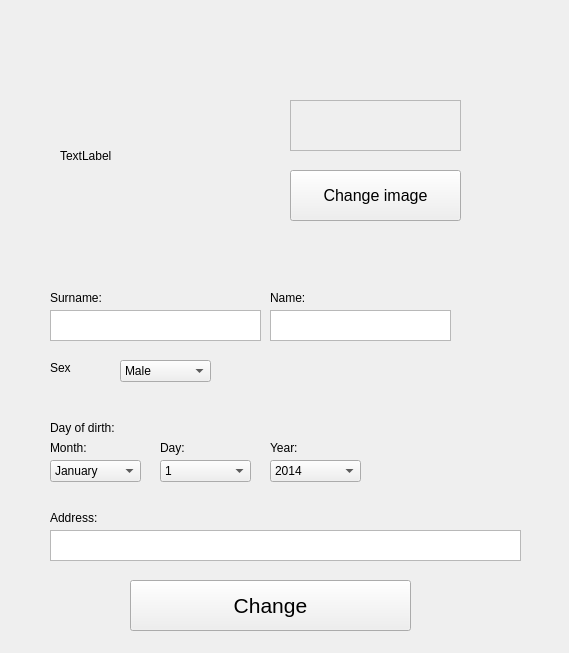
<?xml version="1.0" encoding="UTF-8"?>
<ui version="4.0">
 <class>personwindow</class>
 <widget class="QWidget" name="personwindow">
  <property name="geometry">
   <rect>
    <x>0</x>
    <y>0</y>
    <width>569</width>
    <height>653</height>
   </rect>
  </property>
  <property name="windowTitle">
   <string>Form</string>
  </property>
  <widget class="QLabel" name="label">
   <property name="geometry">
    <rect>
     <x>50</x>
     <y>420</y>
     <width>101</width>
     <height>16</height>
    </rect>
   </property>
   <property name="text">
    <string>Day of dirth:</string>
   </property>
  </widget>
  <widget class="QLabel" name="label_5">
   <property name="geometry">
    <rect>
     <x>50</x>
     <y>510</y>
     <width>111</width>
     <height>16</height>
    </rect>
   </property>
   <property name="text">
    <string>Address:</string>
   </property>
  </widget>
  <widget class="QLabel" name="label_9">
   <property name="geometry">
    <rect>
     <x>50</x>
     <y>360</y>
     <width>31</width>
     <height>16</height>
    </rect>
   </property>
   <property name="text">
    <string>Sex</string>
   </property>
  </widget>
  <widget class="QComboBox" name="comboBoxSex">
   <property name="geometry">
    <rect>
     <x>120</x>
     <y>360</y>
     <width>91</width>
     <height>22</height>
    </rect>
   </property>
   <property name="currentText">
    <string>Male</string>
   </property>
   <item>
    <property name="text">
     <string>Male</string>
    </property>
   </item>
   <item>
    <property name="text">
     <string>Female</string>
    </property>
   </item>
  </widget>
  <widget class="QTextEdit" name="textEditSurname">
   <property name="geometry">
    <rect>
     <x>50</x>
     <y>310</y>
     <width>211</width>
     <height>31</height>
    </rect>
   </property>
   <property name="html">
    <string>&lt;!DOCTYPE HTML PUBLIC &quot;-//W3C//DTD HTML 4.0//EN&quot; &quot;http://www.w3.org/TR/REC-html40/strict.dtd&quot;&gt;
&lt;html&gt;&lt;head&gt;&lt;meta name=&quot;qrichtext&quot; content=&quot;1&quot; /&gt;&lt;style type=&quot;text/css&quot;&gt;
p, li { white-space: pre-wrap; }
&lt;/style&gt;&lt;/head&gt;&lt;body style=&quot; font-family:'MS Shell Dlg 2'; font-size:7.8pt; font-weight:400; font-style:normal;&quot;&gt;
&lt;p style=&quot;-qt-paragraph-type:empty; margin-top:0px; margin-bottom:0px; margin-left:0px; margin-right:0px; -qt-block-indent:0; text-indent:0px;&quot;&gt;&lt;br /&gt;&lt;/p&gt;&lt;/body&gt;&lt;/html&gt;</string>
   </property>
  </widget>
  <widget class="QLabel" name="label_11">
   <property name="geometry">
    <rect>
     <x>50</x>
     <y>290</y>
     <width>61</width>
     <height>16</height>
    </rect>
   </property>
   <property name="text">
    <string>Surname:</string>
   </property>
  </widget>
  <widget class="QTextEdit" name="textEditName">
   <property name="geometry">
    <rect>
     <x>270</x>
     <y>310</y>
     <width>181</width>
     <height>31</height>
    </rect>
   </property>
  </widget>
  <widget class="QComboBox" name="comboBoxDayB">
   <property name="geometry">
    <rect>
     <x>160</x>
     <y>460</y>
     <width>91</width>
     <height>22</height>
    </rect>
   </property>
   <item>
    <property name="text">
     <string>1</string>
    </property>
   </item>
   <item>
    <property name="text">
     <string>2</string>
    </property>
   </item>
   <item>
    <property name="text">
     <string>3</string>
    </property>
   </item>
   <item>
    <property name="text">
     <string>4</string>
    </property>
   </item>
   <item>
    <property name="text">
     <string>5</string>
    </property>
   </item>
   <item>
    <property name="text">
     <string>6</string>
    </property>
   </item>
   <item>
    <property name="text">
     <string>7</string>
    </property>
   </item>
   <item>
    <property name="text">
     <string>8</string>
    </property>
   </item>
   <item>
    <property name="text">
     <string>9</string>
    </property>
   </item>
   <item>
    <property name="text">
     <string>10</string>
    </property>
   </item>
   <item>
    <property name="text">
     <string>11</string>
    </property>
   </item>
   <item>
    <property name="text">
     <string>12</string>
    </property>
   </item>
   <item>
    <property name="text">
     <string>13</string>
    </property>
   </item>
   <item>
    <property name="text">
     <string>14</string>
    </property>
   </item>
   <item>
    <property name="text">
     <string>15</string>
    </property>
   </item>
   <item>
    <property name="text">
     <string>16</string>
    </property>
   </item>
   <item>
    <property name="text">
     <string>17</string>
    </property>
   </item>
   <item>
    <property name="text">
     <string>18</string>
    </property>
   </item>
   <item>
    <property name="text">
     <string>19</string>
    </property>
   </item>
   <item>
    <property name="text">
     <string>20</string>
    </property>
   </item>
   <item>
    <property name="text">
     <string>21</string>
    </property>
   </item>
   <item>
    <property name="text">
     <string>22</string>
    </property>
   </item>
   <item>
    <property name="text">
     <string>23</string>
    </property>
   </item>
   <item>
    <property name="text">
     <string>24</string>
    </property>
   </item>
   <item>
    <property name="text">
     <string>25</string>
    </property>
   </item>
   <item>
    <property name="text">
     <string>26</string>
    </property>
   </item>
   <item>
    <property name="text">
     <string>27</string>
    </property>
   </item>
   <item>
    <property name="text">
     <string>28</string>
    </property>
   </item>
   <item>
    <property name="text">
     <string>29</string>
    </property>
   </item>
   <item>
    <property name="text">
     <string>30</string>
    </property>
   </item>
   <item>
    <property name="text">
     <string>31</string>
    </property>
   </item>
  </widget>
  <widget class="QLabel" name="label_12">
   <property name="geometry">
    <rect>
     <x>160</x>
     <y>440</y>
     <width>41</width>
     <height>16</height>
    </rect>
   </property>
   <property name="text">
    <string>Day:</string>
   </property>
  </widget>
  <widget class="QLabel" name="label_13">
   <property name="geometry">
    <rect>
     <x>50</x>
     <y>440</y>
     <width>51</width>
     <height>16</height>
    </rect>
   </property>
   <property name="text">
    <string>Month:</string>
   </property>
  </widget>
  <widget class="QLabel" name="label_14">
   <property name="geometry">
    <rect>
     <x>270</x>
     <y>440</y>
     <width>31</width>
     <height>16</height>
    </rect>
   </property>
   <property name="text">
    <string>Year:</string>
   </property>
  </widget>
  <widget class="QComboBox" name="comboBoxMonthB">
   <property name="geometry">
    <rect>
     <x>50</x>
     <y>460</y>
     <width>91</width>
     <height>22</height>
    </rect>
   </property>
   <item>
    <property name="text">
     <string>January</string>
    </property>
   </item>
   <item>
    <property name="text">
     <string>February</string>
    </property>
   </item>
   <item>
    <property name="text">
     <string>March</string>
    </property>
   </item>
   <item>
    <property name="text">
     <string>April</string>
    </property>
   </item>
   <item>
    <property name="text">
     <string>May</string>
    </property>
   </item>
   <item>
    <property name="text">
     <string>June</string>
    </property>
   </item>
   <item>
    <property name="text">
     <string>July</string>
    </property>
   </item>
   <item>
    <property name="text">
     <string>August</string>
    </property>
   </item>
   <item>
    <property name="text">
     <string>September</string>
    </property>
   </item>
   <item>
    <property name="text">
     <string>October</string>
    </property>
   </item>
   <item>
    <property name="text">
     <string>November</string>
    </property>
   </item>
   <item>
    <property name="text">
     <string>December</string>
    </property>
   </item>
  </widget>
  <widget class="QTextEdit" name="textEditPlace">
   <property name="geometry">
    <rect>
     <x>50</x>
     <y>530</y>
     <width>471</width>
     <height>31</height>
    </rect>
   </property>
  </widget>
  <widget class="QLabel" name="label_10">
   <property name="geometry">
    <rect>
     <x>270</x>
     <y>290</y>
     <width>55</width>
     <height>16</height>
    </rect>
   </property>
   <property name="text">
    <string>Name:</string>
   </property>
  </widget>
  <widget class="QPushButton" name="pushButton">
   <property name="geometry">
    <rect>
     <x>130</x>
     <y>580</y>
     <width>281</width>
     <height>51</height>
    </rect>
   </property>
   <property name="font">
    <font>
     <pointsize>16</pointsize>
    </font>
   </property>
   <property name="text">
    <string>Change</string>
   </property>
  </widget>
  <widget class="QComboBox" name="comboBoxYearB">
   <property name="geometry">
    <rect>
     <x>270</x>
     <y>460</y>
     <width>91</width>
     <height>22</height>
    </rect>
   </property>
   <item>
    <property name="text">
     <string>2014</string>
    </property>
   </item>
   <item>
    <property name="text">
     <string>2013</string>
    </property>
   </item>
   <item>
    <property name="text">
     <string>2012</string>
    </property>
   </item>
   <item>
    <property name="text">
     <string>2011</string>
    </property>
   </item>
   <item>
    <property name="text">
     <string>2010</string>
    </property>
   </item>
   <item>
    <property name="text">
     <string>2009</string>
    </property>
   </item>
   <item>
    <property name="text">
     <string>2008</string>
    </property>
   </item>
   <item>
    <property name="text">
     <string>2007</string>
    </property>
   </item>
   <item>
    <property name="text">
     <string>2006</string>
    </property>
   </item>
   <item>
    <property name="text">
     <string>2005</string>
    </property>
   </item>
   <item>
    <property name="text">
     <string>2004</string>
    </property>
   </item>
   <item>
    <property name="text">
     <string>2003</string>
    </property>
   </item>
   <item>
    <property name="text">
     <string>2002</string>
    </property>
   </item>
   <item>
    <property name="text">
     <string>2001</string>
    </property>
   </item>
   <item>
    <property name="text">
     <string>2000</string>
    </property>
   </item>
   <item>
    <property name="text">
     <string>1999</string>
    </property>
   </item>
   <item>
    <property name="text">
     <string>1998</string>
    </property>
   </item>
   <item>
    <property name="text">
     <string>1997</string>
    </property>
   </item>
   <item>
    <property name="text">
     <string>1996</string>
    </property>
   </item>
   <item>
    <property name="text">
     <string>1995</string>
    </property>
   </item>
   <item>
    <property name="text">
     <string>1994</string>
    </property>
   </item>
   <item>
    <property name="text">
     <string>1993</string>
    </property>
   </item>
   <item>
    <property name="text">
     <string>1992</string>
    </property>
   </item>
   <item>
    <property name="text">
     <string>1991</string>
    </property>
   </item>
   <item>
    <property name="text">
     <string>1990</string>
    </property>
   </item>
   <item>
    <property name="text">
     <string>1989</string>
    </property>
   </item>
   <item>
    <property name="text">
     <string>1988</string>
    </property>
   </item>
   <item>
    <property name="text">
     <string>1987</string>
    </property>
   </item>
   <item>
    <property name="text">
     <string>1986</string>
    </property>
   </item>
   <item>
    <property name="text">
     <string>1985</string>
    </property>
   </item>
   <item>
    <property name="text">
     <string>1984</string>
    </property>
   </item>
   <item>
    <property name="text">
     <string>1983</string>
    </property>
   </item>
   <item>
    <property name="text">
     <string>1982</string>
    </property>
   </item>
   <item>
    <property name="text">
     <string>1981</string>
    </property>
   </item>
   <item>
    <property name="text">
     <string>1980</string>
    </property>
   </item>
   <item>
    <property name="text">
     <string>1979</string>
    </property>
   </item>
   <item>
    <property name="text">
     <string>1978</string>
    </property>
   </item>
   <item>
    <property name="text">
     <string>1977</string>
    </property>
   </item>
   <item>
    <property name="text">
     <string>1976</string>
    </property>
   </item>
   <item>
    <property name="text">
     <string>1975</string>
    </property>
   </item>
   <item>
    <property name="text">
     <string>1974</string>
    </property>
   </item>
   <item>
    <property name="text">
     <string>1973</string>
    </property>
   </item>
   <item>
    <property name="text">
     <string>1972</string>
    </property>
   </item>
   <item>
    <property name="text">
     <string>1971</string>
    </property>
   </item>
   <item>
    <property name="text">
     <string>1970</string>
    </property>
   </item>
   <item>
    <property name="text">
     <string>1969</string>
    </property>
   </item>
   <item>
    <property name="text">
     <string>1968</string>
    </property>
   </item>
   <item>
    <property name="text">
     <string>1967</string>
    </property>
   </item>
   <item>
    <property name="text">
     <string>1966</string>
    </property>
   </item>
   <item>
    <property name="text">
     <string>1965</string>
    </property>
   </item>
   <item>
    <property name="text">
     <string>1964</string>
    </property>
   </item>
   <item>
    <property name="text">
     <string>1963</string>
    </property>
   </item>
   <item>
    <property name="text">
     <string>1962</string>
    </property>
   </item>
   <item>
    <property name="text">
     <string>1961</string>
    </property>
   </item>
   <item>
    <property name="text">
     <string>1960</string>
    </property>
   </item>
   <item>
    <property name="text">
     <string>1959</string>
    </property>
   </item>
   <item>
    <property name="text">
     <string>1958</string>
    </property>
   </item>
   <item>
    <property name="text">
     <string>1957</string>
    </property>
   </item>
   <item>
    <property name="text">
     <string>1956</string>
    </property>
   </item>
   <item>
    <property name="text">
     <string>1955</string>
    </property>
   </item>
   <item>
    <property name="text">
     <string>1954</string>
    </property>
   </item>
   <item>
    <property name="text">
     <string>1953</string>
    </property>
   </item>
   <item>
    <property name="text">
     <string>1952</string>
    </property>
   </item>
   <item>
    <property name="text">
     <string>1951</string>
    </property>
   </item>
   <item>
    <property name="text">
     <string>1950</string>
    </property>
   </item>
   <item>
    <property name="text">
     <string>1949</string>
    </property>
   </item>
   <item>
    <property name="text">
     <string>1948</string>
    </property>
   </item>
   <item>
    <property name="text">
     <string>1947</string>
    </property>
   </item>
   <item>
    <property name="text">
     <string>1946</string>
    </property>
   </item>
   <item>
    <property name="text">
     <string>1945</string>
    </property>
   </item>
   <item>
    <property name="text">
     <string>1944</string>
    </property>
   </item>
   <item>
    <property name="text">
     <string>1943</string>
    </property>
   </item>
   <item>
    <property name="text">
     <string>1942</string>
    </property>
   </item>
   <item>
    <property name="text">
     <string>1941</string>
    </property>
   </item>
   <item>
    <property name="text">
     <string>1940</string>
    </property>
   </item>
   <item>
    <property name="text">
     <string>1939</string>
    </property>
   </item>
   <item>
    <property name="text">
     <string>1938</string>
    </property>
   </item>
   <item>
    <property name="text">
     <string>1937</string>
    </property>
   </item>
   <item>
    <property name="text">
     <string>1936</string>
    </property>
   </item>
   <item>
    <property name="text">
     <string>1935</string>
    </property>
   </item>
   <item>
    <property name="text">
     <string>1934</string>
    </property>
   </item>
  </widget>
  <widget class="QPushButton" name="pushButton_2">
   <property name="geometry">
    <rect>
     <x>290</x>
     <y>170</y>
     <width>171</width>
     <height>51</height>
    </rect>
   </property>
   <property name="font">
    <font>
     <pointsize>12</pointsize>
    </font>
   </property>
   <property name="text">
    <string>Change image</string>
   </property>
  </widget>
  <widget class="QTextEdit" name="textEditName_2">
   <property name="enabled">
    <bool>false</bool>
   </property>
   <property name="geometry">
    <rect>
     <x>290</x>
     <y>100</y>
     <width>171</width>
     <height>51</height>
    </rect>
   </property>
  </widget>
  <widget class="QLabel" name="label_2">
   <property name="geometry">
    <rect>
     <x>60</x>
     <y>40</y>
     <width>181</width>
     <height>231</height>
    </rect>
   </property>
   <property name="text">
    <string>TextLabel</string>
   </property>
  </widget>
 </widget>
 <resources/>
 <connections/>
</ui>
